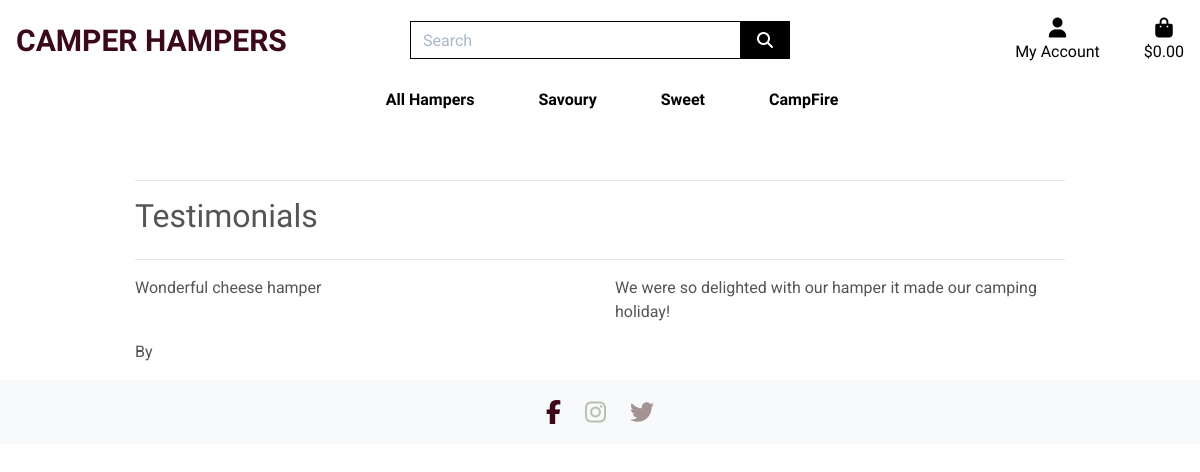
Page /testimonials/ on the committed database.
### testimonials/models.py (models this page shows, shortened)
class Testimonial(models.Model):
    user = models.ForeignKey(
        UserProfile,
        on_delete=models.SET_NULL,
        null=True,
        blank=True,
        related_name='user_testimonial'
    )
    testimonial_title = models.CharField(max_length=254)
    testimonial_content = models.TextField(blank=True, null=True, default='')
    created_by = models.CharField(max_length=254, default='')

### testimonials/views.py (the view)
# urls.py: path('testimonials/', include('testimonials.urls')),
def testimonials(request):
    testimonials = Testimonial.objects.all()
    context = {
        'testimonials': testimonials,
    }
    return render(request, 'testimonials/testimonials.html', context)

### bag/contexts.py (called while the page is built, shortened)
def bag_contents(request):
    bag_items = []
    total = 0
    product_count = 0
    bag = request.session.get('bag', {})
    delivery = total * Decimal(settings.STANDARD_DELIVERY_PERCENTAGE / 100)
    grand_total = delivery + total
    context = {
        'bag_items': bag_items,
        'total': total,
        'product_count': product_count,
        'delivery': delivery,
        'grand_total': grand_total,
    }
    return context

### testimonials/templates/testimonials/testimonials.html (shortened to what this page needs)
{% extends "base.html" %}
{% load static %}
{% block extra_css %}
    <link rel="stylesheet" href="{% static 'profiles/css/profile.css' %}">
{% endblock %}
{% block page_header %}
    <div class="container header-container">
    </div>
{% endblock %}
{% block content %}
    <div class="container">
        <div class="row">
            <div class="col-12">
                <hr>
                <h2 class="logo-font mb-4">Testimonials</h2>
                <hr>
            </div>
        </div>
        <div class="row">
            {% for testimonial in testimonials %}
            <div class="col-12 col-lg-6">
                <p>{{ testimonial.testimonial_title }}</p>
            </div>
            <div class="col-12 col-lg-6">
                <p>{{ testimonial.testimonial_content }}</p>
            </div>
            <div class="col-12 col-lg-6">
                <p>By {{ testimonial.created_by }}</p>
            </div>
            {% endfor %}
        </div>
    </div>
{% endblock %}

### static/css/base.css (style rules this page uses)
html { height: 100%; }
body { background-size: cover; height: calc(100vh - 164px); color: #555; font-family: 'Roboto'; }
@media (min-width: 992px) { .header-container { padding-top: 164px; } }
.logo-font { font-family: 'Josefin Sans', sans-serif; }
@media (min-width: 1200px) { .container { max-width: 80%; } }

### rows in the picture
Testimonial: testimonial_title "Wonderful cheese hamper", testimonial_content "We were so delighted with our hamper it made our camping holiday!"
